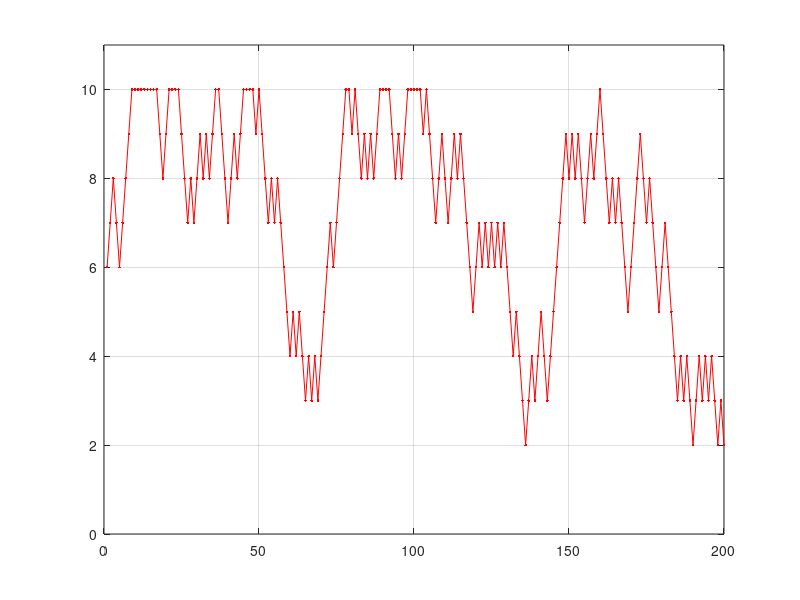

Here is the MATLAB script that generated this plot:
clc
clear

N = 10;
p = 0.6;
q = 1 - p;
m = 200;

d = zeros(1, N);
dp = zeros(1, N - 1);
dq = zeros(1, N - 1);
d(1, 1) = q;
d(1, N) = p;
dp(1 : N - 1) = p;
dq(1 : N - 1) = q;
P = diag(d) + diag(dp, 1) + diag(dq, -1);

p0 = zeros(1, N);
x = fix(N * rand()) + 1;
p0(1, x) = 1;

pm = p0 * P ^ m
px(1) = (1 - (p / q) ) / (1 - (p / q) ^ N);
for i = 2 : N
    px(i) = px(1) * (p / q) ^ (i - 1);
endfor
px
s(1) = x;
for i = 2 : m
    u = rand();
    if (u < q) s(i) = max(s(i - 1) - 1, 0);
    else s(i) = min(s(i - 1) + 1, N);
    endif
endfor
plot(s, 'r- .'), grid
axis([0, m, 0, N + 1])

pause()
